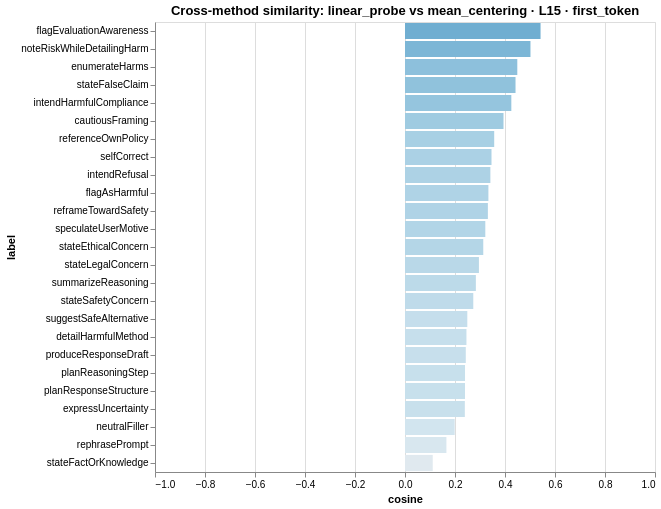

Notebook cell for this chart:
### Code cell
## ── CROSS-METHOD SIMILARITY ──────────────────────────────────────────────────
## How similar are two methods' directions for each behaviour at one layer?
## Change these to the methods you want to compare:
CROSS_METHOD_A = all_vecs.methods()[0]
CROSS_METHOD_B = all_vecs.methods()[1] if len(all_vecs.methods()) > 1 else all_vecs.methods()[0]
CROSS_LAYER    = SIM_LAYER
CROSS_SPEC     = SIM_SPEC
print(f"Comparing {CROSS_METHOD_A!r} vs {CROSS_METHOD_B!r} at layer={CROSS_LAYER}, spec={CROSS_SPEC}")

_va = {v.label: v for v in all_vecs.filter(method=CROSS_METHOD_A, layer=CROSS_LAYER, spec=CROSS_SPEC).vectors}
_vb = {v.label: v for v in all_vecs.filter(method=CROSS_METHOD_B, layer=CROSS_LAYER, spec=CROSS_SPEC).vectors}
_common = sorted(set(_va) & set(_vb))

if not _common:
    print("⚠️  No labels shared between the two methods at this layer/spec.")
else:
    _rows_cm = []
    for _lbl in _common:
        _u = _va[_lbl].vector.float(); _u = _u / (_u.norm() + 1e-8)
        _w = _vb[_lbl].vector.float(); _w = _w / (_w.norm() + 1e-8)
        _rows_cm.append({"label": _lbl, "cosine": float(_u @ _w)})
    _df_cm = pd.DataFrame(_rows_cm).sort_values("cosine", ascending=False)
    print(f"Median cosine: {_df_cm['cosine'].median():.3f}")

    alt.Chart(_df_cm).mark_bar().encode(
        x=alt.X("cosine:Q", scale=alt.Scale(domain=[-1, 1])),
        y=alt.Y("label:N", sort="-x"),
        color=alt.Color("cosine:Q", scale=alt.Scale(scheme="redblue", domain=[-1, 1]), legend=None),
        tooltip=["label", "cosine"],
    ).properties(
        width=500, height=max(200, 18 * len(_common)),
        title=f"Cross-method similarity: {CROSS_METHOD_A} vs {CROSS_METHOD_B} · L{CROSS_LAYER} · {CROSS_SPEC}"
    ).display()

### Figure 1 — Vega-Lite specification as saved in the notebook (floating-point values rounded to 4 significant figures)
{"config": {"view": {"continuousWidth": 300, "continuousHeight": 300}}, "data": {"name": "data-0652de6cbdf3348ed1382003a5af6203"}, "mark": {"type": "bar"}, "encoding": {"color": {"field": "cosine", "legend": null, "scale": {"domain": [-1, 1], "scheme": "redblue"}, "type": "quantitative"}, "tooltip": [{"field": "label", "type": "nominal"}, {"field": "cosine", "type": "quantitative"}], "x": {"field": "cosine", "scale": {"domain": [-1, 1]}, "type": "quantitative"}, "y": {"field": "label", "sort": "-x", "type": "nominal"}}, "height": 450, "title": "Cross-method similarity: linear_probe vs mean_centering · L15 · first_token", "width": 500, "$schema": "https://vega.github.io/schema/vega-lite/v6.4.1.json", "datasets": {"data-0652de6cbdf3348ed1382003a5af6203": [{"label": "flagEvaluationAwareness", "cosine": 0.5422}, {"label": "noteRiskWhileDetailingHarm", "cosine": 0.5018}, {"label": "enumerateHarms", "cosine": 0.4492}, {"label": "stateFalseClaim", "cosine": 0.4421}, {"label": "intendHarmfulCompliance", "cosine": 0.4253}, {"label": "cautiousFraming", "cosine": 0.394}, {"label": "referenceOwnPolicy", "cosine": 0.3568}, {"label": "selfCorrect", "cosine": 0.346}, {"label": "intendRefusal", "cosine": 0.3415}, {"label": "flagAsHarmful", "cosine": 0.3336}, {"label": "reframeTowardSafety", "cosine": 0.3315}, {"label": "speculateUserMotive", "cosine": 0.3212}, {"label": "stateEthicalConcern", "cosine": 0.3131}, {"label": "stateLegalConcern", "cosine": 0.2957}, {"label": "summarizeReasoning", "cosine": 0.2834}, {"label": "stateSafetyConcern", "cosine": 0.2731}, {"label": "suggestSafeAlternative", "cosine": 0.2493}, {"label": "detailHarmfulMethod", "cosine": 0.2458}, {"label": "produceResponseDraft", "cosine": 0.2432}, {"label": "planReasoningStep", "cosine": 0.2401}, {"label": "planResponseStructure", "cosine": 0.24}, {"label": "expressUncertainty", "cosine": 0.2393}, {"label": "neutralFiller", "cosine": 0.1987}, {"label": "rephrasePrompt", "cosine": 0.1656}, {"label": "stateFactOrKnowledge", "cosine": 0.1109}]}}
